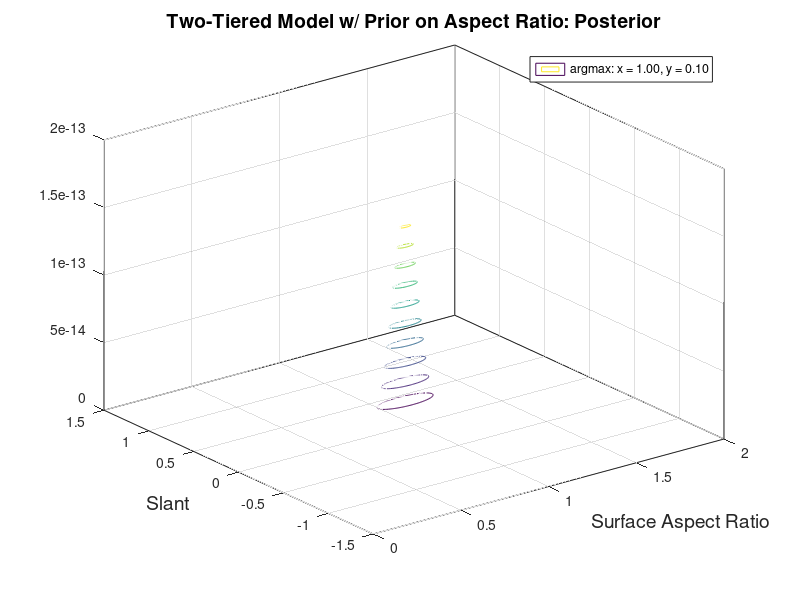

MATLAB code for this plot:
sigma = 0.1;
x= 0:.005:2;
y=-1.5:.005:1.5;
i= .92
[A,S] = meshgrid(x,y); 
Likelihood = (1/sqrt((2*pi)*sigma))*exp(-(i*1.08-((A).*cos(S))).^2 / (2*sigma^2));
%surf(X,Y,F)
%contour3(X,Y,F)

%cue to slant

pd1 = makedist('Uniform','lower',.5, 'upper', 1.5) 

%PriorAspect = pdf(pd1,A);

PriorAspect = normpdf(A, 1, .1)


PriorSlant = normpdf(S, 1.13, .13)

%PriorSlant = normpdf(S, 0, .08)

BinocularSlant = normpdf(S,0,.04)

EstimateSlant = PriorSlant.*BinocularSlant




%G = normpdf(X,1,.1);

PosteriorAspect = EstimateSlant.*Likelihood.*PriorAspect;

xlabel('')
ylabel('')

% Find the maximum posterior probability and its indices
[max_prob, max_idx] = max(PosteriorAspect(:));

% Convert the linear index to row and column indices
[row_idx, col_idx] = ind2sub(size(PosteriorAspect), max_idx);

% Get the coordinates of the maximum posterior probability point
map_x = x(col_idx);
map_y = y(row_idx);

fprintf('MAP Estimation:\nX: %.2f\nY: %.2f\n', map_x, map_y);




%max_val=max(max(W));

%[maxx,maxy] = find(W==max_val)


%X(maxx)
%Y(maxy)

%disp(max_ind)

%argmax=x(max_ind)


%surf(X,Y,W)
contour3(A,S,PosteriorAspect)

title('Two-Tiered Model w/ Prior on Aspect Ratio: Posterior','fontsize',14)

xlabel('Surface Aspect Ratio', 'fontsize',14)
ylabel('Slant','fontsize', 14)

legend('argmax: x = 1.00, y = 0.10')

%contour3(X,Y,W)
%xticks(0:.05:2)
